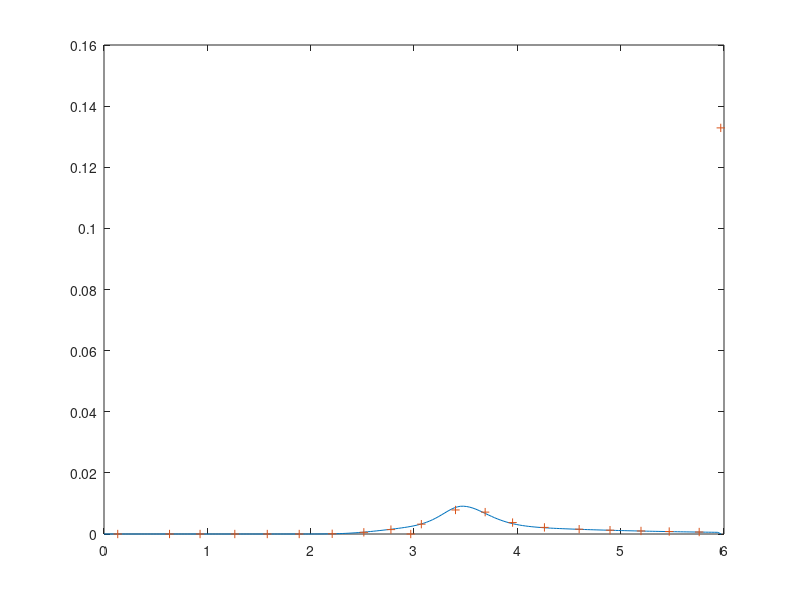

The MATLAB source for this figure:
% compare spectra from jonswapSpec
 clf;
 dat = load('jonswap_spec.txt', '-ascii');
 dat0= load('jonswap_sample.txt','-ascii');
 plot(dat(:,1),dat(:,2))
 hold on;
 plot(dat0(:,1),dat0(:,2),'+');